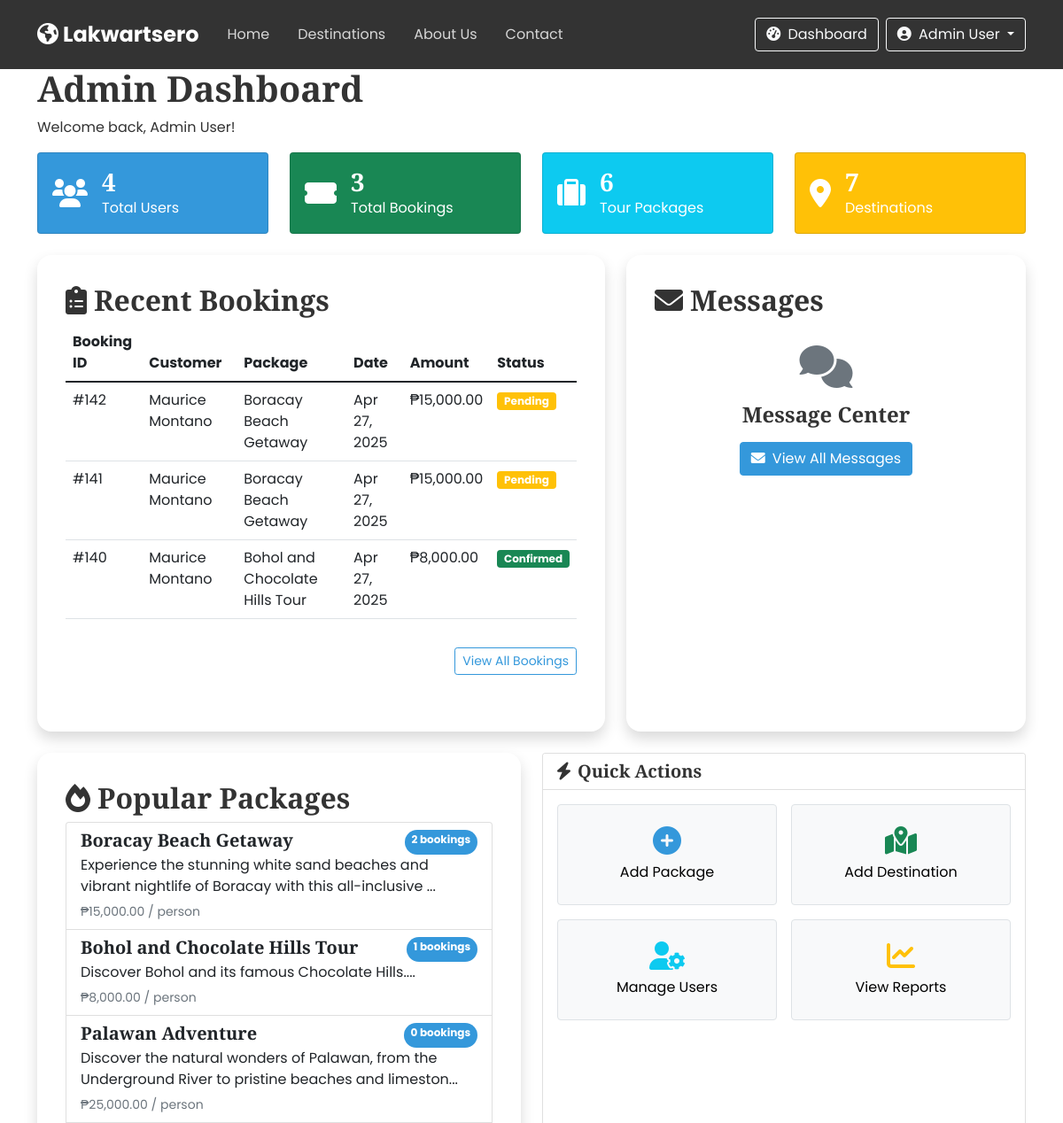
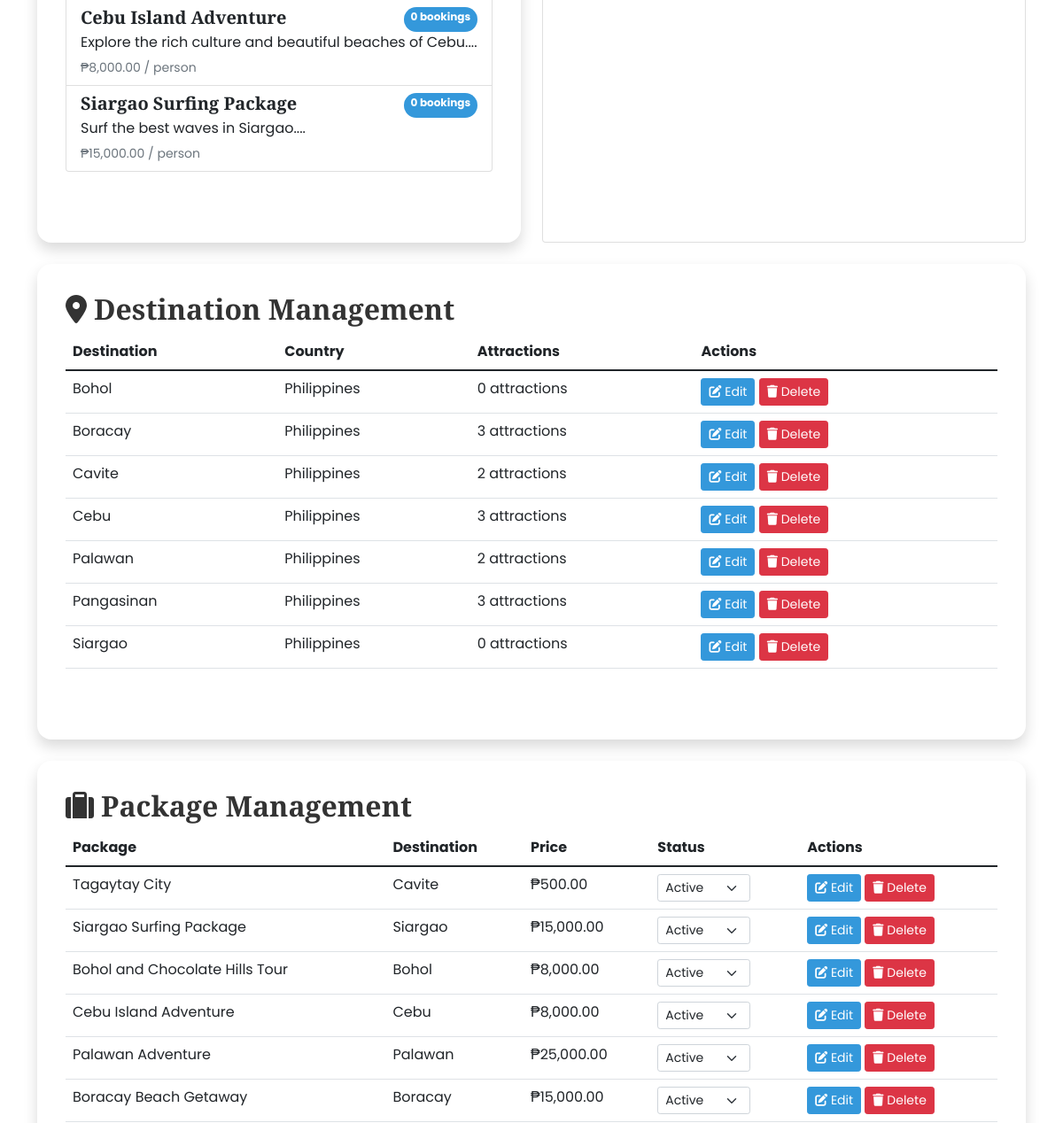
The app's page /admin-dashboard.php (signed in, upper part), older data (2 pictures, top to bottom).
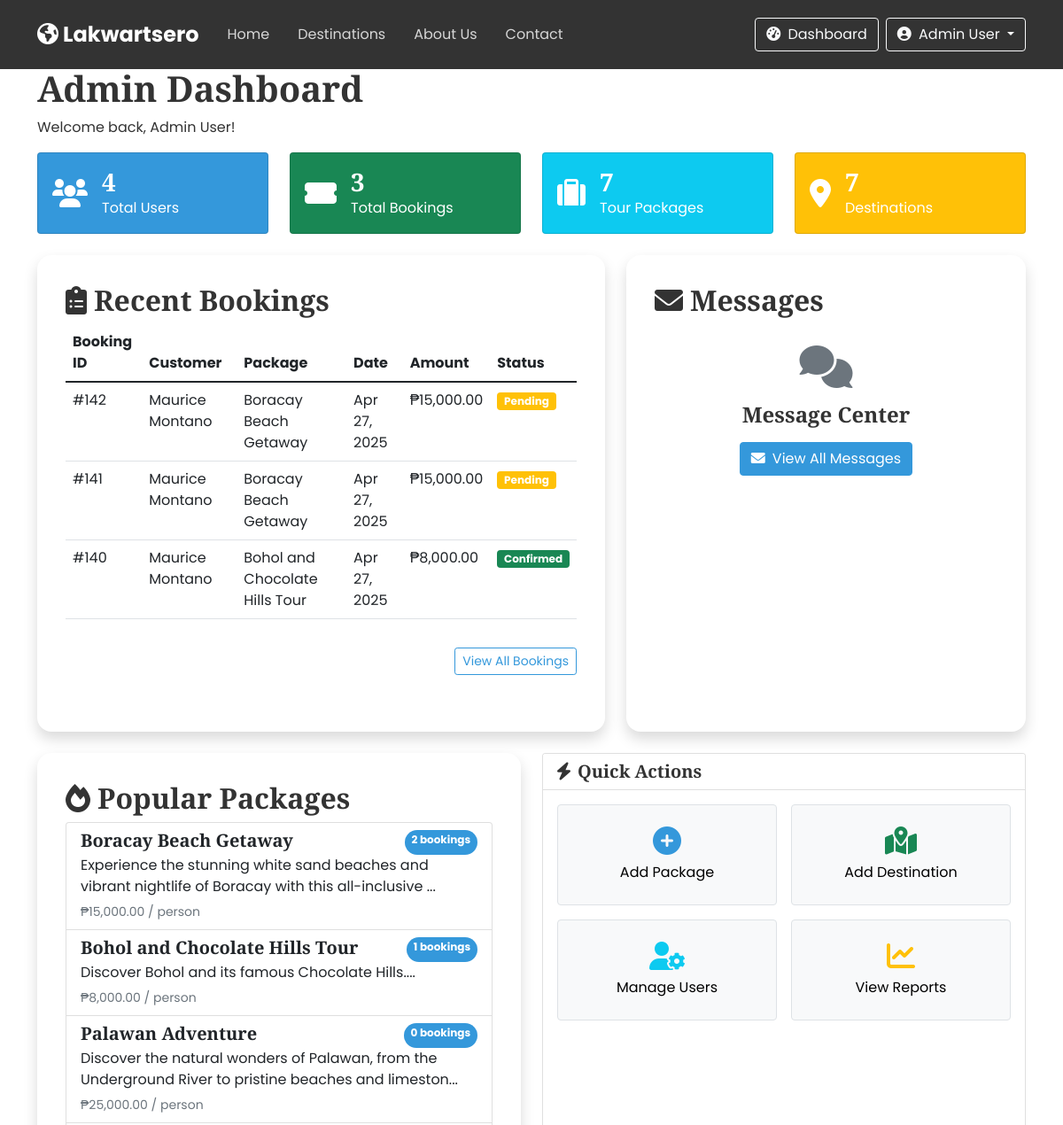
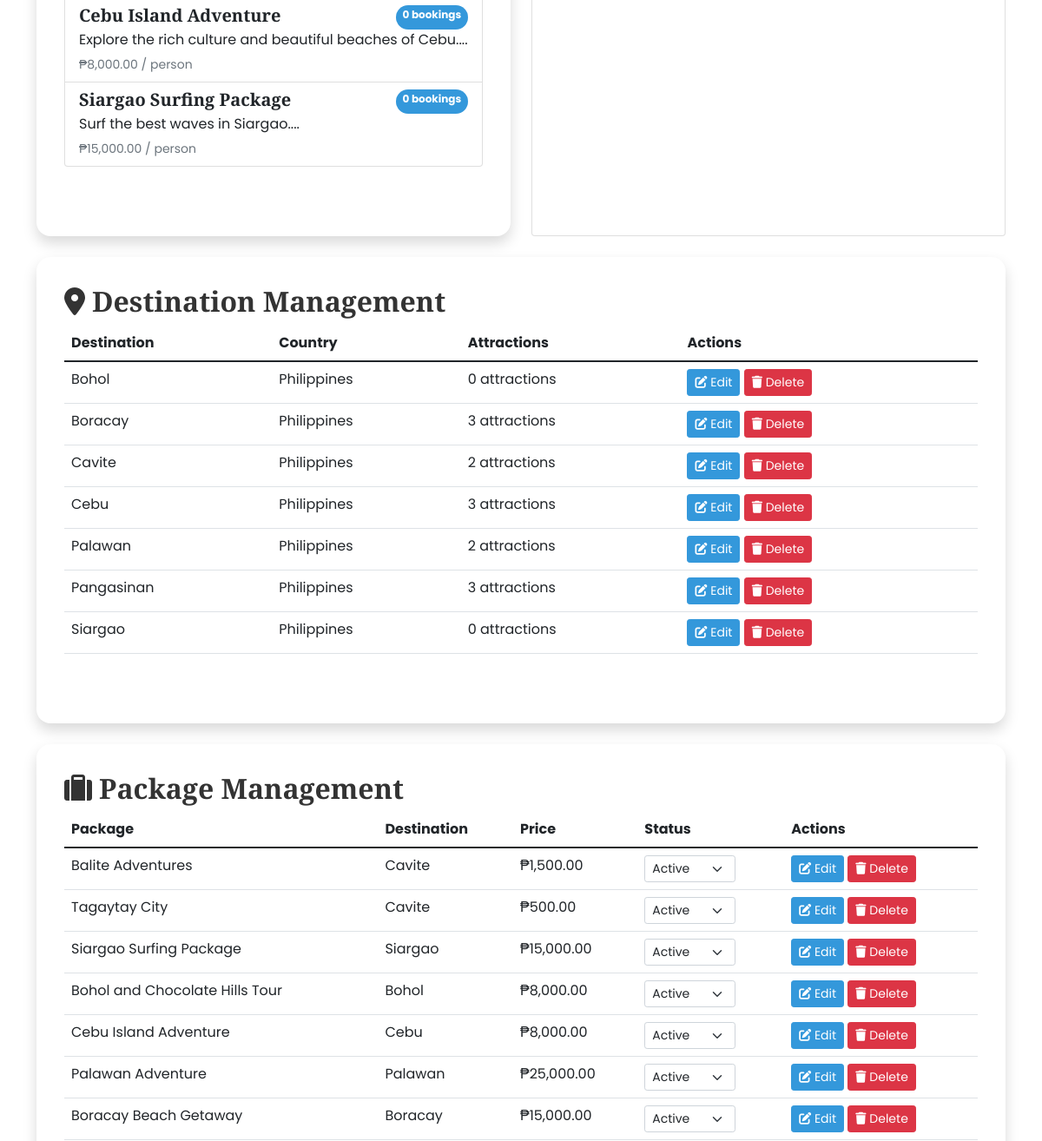
The same page, newer data (2 pictures, top to bottom).
### tables this page shows
CREATE TABLE `bookings` (
  `id` int(11) NOT NULL,
  `user_id` int(11) NOT NULL,
  `package_id` int(11) NOT NULL,
  `booking_date` date NOT NULL,
  `travel_date` date NOT NULL,
  `num_travelers` int(11) NOT NULL DEFAULT 1,
  `total_price` decimal(10,2) NOT NULL,
  `status` enum('pending','confirmed','cancelled') DEFAULT 'pending',
  `confirmation_number` varchar(20) DEFAULT NULL,
  `special_requests` text DEFAULT NULL,
  `payment_method` varchar(50) NOT NULL,
  `payment_status` enum('pending','confirmed','cancelled') DEFAULT 'pending',
  `reference_number` varchar(100) DEFAULT NULL,
  `payment_proof` varchar(255) DEFAULT NULL,
  `created_at` timestamp NOT NULL DEFAULT current_timestamp(),
  `updated_at` timestamp NOT NULL DEFAULT current_timestamp() ON UPDATE current_timestamp()
);

CREATE TABLE `users` (
  `id` int(11) NOT NULL,
  `role_id` int(11) NOT NULL,
  `full_name` varchar(100) NOT NULL,
  `username` varchar(50) NOT NULL,
  `email` varchar(100) NOT NULL,
  `password` varchar(255) NOT NULL,
  `phone` varchar(20) DEFAULT NULL,
  `address` text DEFAULT NULL,
  `profile_img` varchar(255) DEFAULT 'default-user.jpg',
  `created_at` timestamp NOT NULL DEFAULT current_timestamp(),
  `updated_at` timestamp NOT NULL DEFAULT current_timestamp() ON UPDATE current_timestamp(),
  `status` enum('active','inactive','banned') DEFAULT 'active'
);

CREATE TABLE `packages` (
  `id` int(11) NOT NULL,
  `destination_id` int(11) NOT NULL,
  `title` varchar(100) NOT NULL,
  `description` text DEFAULT NULL,
  `price` decimal(10,2) NOT NULL,
  `duration` int(11) NOT NULL COMMENT 'in days',
  `max_travelers` int(11) DEFAULT 10,
  `itinerary` text DEFAULT NULL,
  `inclusions` text DEFAULT NULL,
  `exclusions` text DEFAULT NULL,
  `featured` tinyint(1) DEFAULT 0,
  `discount_percent` int(11) DEFAULT 0,
  `created_by` int(11) DEFAULT NULL,
  `image_url` varchar(255) DEFAULT NULL,
  `created_at` timestamp NOT NULL DEFAULT current_timestamp(),
  `updated_at` timestamp NOT NULL DEFAULT current_timestamp() ON UPDATE current_timestamp(),
  `status` enum('active','inactive','sold-out') DEFAULT 'active'
);

CREATE TABLE `destinations` (
  `id` int(11) NOT NULL,
  `name` varchar(100) NOT NULL,
  `country` varchar(100) DEFAULT 'Philippines',
  `region` varchar(100) NOT NULL,
  `description` text DEFAULT NULL,
  `image_url` varchar(255) DEFAULT NULL,
  `featured` tinyint(1) DEFAULT 0,
  `popular` tinyint(1) DEFAULT 0,
  `best_time_to_visit` varchar(100) DEFAULT NULL,
  `things_to_do` text DEFAULT NULL,
  `created_at` timestamp NOT NULL DEFAULT current_timestamp(),
  `updated_at` timestamp NOT NULL DEFAULT current_timestamp() ON UPDATE current_timestamp()
);

### includes/functions.php (called while the page is built, shortened)
<?php
function getAllDestinations($conn) {
    $sql = "SELECT * FROM destinations ORDER BY name";
    $result = $conn->query($sql);
    $destinations = [];
    while($row = $result->fetch_assoc()) {
        $destinations[] = $row;
    }
    return $destinations;
}
function getAllPackages($conn) {
    $sql = "SELECT p.*, d.name as destination_name, d.image_url
            FROM packages p
            JOIN destinations d ON p.destination_id = d.id
            ORDER BY p.id DESC";
    $result = $conn->query($sql);
    $packages = [];
    while($row = $result->fetch_assoc()) {
        $packages[] = $row;
    }
    return $packages;
}
function formatCurrency($amount) {
    return '₱' . number_format($amount, 2);
}
function getAttractionsByDestination($conn, $destinationId) {
    $sql = "SELECT * FROM attractions WHERE destination_id = ?";
    $stmt = $conn->prepare($sql);
    $stmt->bind_param("i", $destinationId);
    $stmt->execute();
    $result = $stmt->get_result();
    $attractions = [];
    while($row = $result->fetch_assoc()) {
        $attractions[] = $row;
    }
    return $attractions;
}
?>

### admin-dashboard.php (the view, shortened to what the changed rows need)
<?php
include 'includes/header.php';
$totalPackages = getTotalPackages($conn);
$recentBookings = getRecentBookings($conn, 5);
$popularPackages = getPopularPackages($conn, 5);
?>
<section class="dashboard-section">
    <div class="container">
        <div class="dashboard-header" data-aos="fade-up">
            <h1>Admin Dashboard</h1>
        </div>
        <div class="row g-4 mb-4" data-aos="fade-up">
            <div class="col-md-3">
                <div class="card h-100 bg-info text-white">
                    <div class="card-body d-flex align-items-center">
                        <div>
                            <h3 class="mb-0"><?php echo $totalPackages; ?></h3>
                            <p class="mb-0">Tour Packages</p>
                        </div>
                    </div>
                </div>
            </div>
        </div>
        <div class="row mt-4">
            <div class="col-lg-7" data-aos="fade-up">
                <div class="dashboard-card">
                    <div class="dashboard-card-header">
                        <h2><i class="fas fa-clipboard-list me-2"></i>Recent Bookings</h2>
                    </div>
                    <div class="dashboard-card-body">
                        <?php if (count($recentBookings) > 0): ?>
                        <div class="table-responsive">
                            <table class="table table-hover">
                                <thead>
                                    <tr>
                                        <th>Booking ID</th>
                                        <th>Customer</th>
                                        <th>Package</th>
                                        <th>Date</th>
                                        <th>Amount</th>
                                        <th>Status</th>
                                    </tr>
                                </thead>
                                <tbody>
                                    <?php foreach($recentBookings as $booking): ?>
                                    <tr>
                                        <td>#<?php echo $booking['id']; ?></td>
                                        <td><?php echo $booking['full_name']; ?></td>
                                        <td><?php echo $booking['package_title']; ?></td>
                                        <td><?php echo date('M d, Y', strtotime($booking['booking_date'])); ?></td>
                                        <td><?php echo formatCurrency($booking['total_price']); ?></td>
                                        <td>
                                            <span class="badge bg-<?php
                                                echo $booking['status'] == 'confirmed' ? 'success' :
                                                    ($booking['status'] == 'pending' ? 'warning' : 'danger');
                                            ?>">
                                                <?php echo ucfirst($booking['status']); ?>
                                            </span>
                                        </td>
                                    </tr>
                                    <?php endforeach; ?>
                                </tbody>
                            </table>
                        </div>
                        <?php else: ?>
                        <div class="alert alert-info">No recent bookings found.</div>
                        <?php endif; ?>
                    </div>
                </div>
            </div>
            <div class="col-lg-5" data-aos="fade-up" id="messages">
                <div class="dashboard-card">
                    <div class="dashboard-card-header">
                        <h2><i class="fas fa-envelope me-2"></i>Messages</h2>
                    </div>
                </div>
            </div>
        </div>
        <div class="row mt-4">
            <div class="col-md-6" data-aos="fade-up">
                <div class="dashboard-card">
                    <div class="dashboard-card-header">
                        <h2><i class="fas fa-fire me-2"></i>Popular Packages</h2>
                    </div>
                    <div class="dashboard-card-body">
                        <?php if (count($popularPackages) > 0): ?>
                        <div class="list-group">
                            <?php foreach($popularPackages as $package): ?>
                            <a href="package-details.php?id=<?php echo $package['id']; ?>" class="list-group-item list-group-item-action">
                                <div class="d-flex w-100 justify-content-between">
                                    <h5 class="mb-1"><?php echo $package['title']; ?></h5>
                                    <span class="badge bg-primary rounded-pill"><?php echo $package['bookings_count']; ?> bookings</span>
                                </div>
                                <p class="mb-1"><?php echo substr($package['description'], 0, 100); ?>...</p>
                                <small class="text-muted"><?php echo formatCurrency($package['price']); ?> / person</small>
                            </a>
                            <?php endforeach; ?>
                        </div>
                        <?php else: ?>
                        <div class="alert alert-info">No package data available.</div>
                        <?php endif; ?>
                    </div>
                </div>
            </div>
        </div>
<div class="row mt-4">
    <div class="col-12">
        <div class="dashboard-card">
            <div class="dashboard-card-header">
                <h2><i class="fas fa-map-marker-alt me-2"></i>Destination Management</h2>
            </div>
            <div class="dashboard-card-body">
                <div class="table-responsive">
                    <table class="table table-hover">
                        <thead>
                            <tr>
                                <th>Destination</th>
                                <th>Country</th>
                                <th>Attractions</th>
                                <th>Actions</th>
                            </tr>
                        </thead>
                        <tbody>
                            <?php
                            $destinations = getAllDestinations($conn);
                            foreach($destinations as $destination):
                                $attractionCount = count(getAttractionsByDestination($conn, $destination['id']));
                            ?>
                            <tr>
                                <td><?php echo htmlspecialchars($destination['name']); ?></td>
                                <td><?php echo htmlspecialchars($destination['country']); ?></td>
                                <td><?php echo $attractionCount; ?> attractions</td>
                                <td>
                                    <a href="edit-destination.php?id=<?php echo $destination['id']; ?>" class="btn btn-sm btn-primary">
                                        <i class="fas fa-edit"></i> Edit
                                    </a>
                                    <a href="delete-destination.php?id=<?php echo $destination['id']; ?>" class="btn btn-sm btn-danger" onclick="return confirm('Are you sure you want to delete this destination? This will also delete all related packages and attractions.')">
                                        <i class="fas fa-trash"></i> Delete
                                    </a>
                                </td>
                            </tr>
                            <?php endforeach; ?>
                        </tbody>
                    </table>
                </div>
            </div>
        </div>
    </div>
</div>
        <div class="row mt-4">
            <div class="col-12">
                <div class="dashboard-card">
                    <div class="dashboard-card-header">
                        <h2><i class="fas fa-suitcase me-2"></i>Package Management</h2>
                    </div>
                    <div class="dashboard-card-body">
                        <div class="table-responsive">
                            <table class="table table-hover">
                                <thead>
                                    <tr>
                                        <th>Package</th>
                                        <th>Destination</th>
                                        <th>Price</th>
                                        <th>Status</th>
                                        <th>Actions</th>
                                    </tr>
                                </thead>
                                <tbody>
                                    <?php
                                    $packages = getAllPackages($conn);
                                    foreach($packages as $package): ?>
                                    <tr>
                                        <td><?php echo htmlspecialchars($package['title']); ?></td>
                                        <td><?php echo htmlspecialchars($package['destination_name']); ?></td>
                                        <td><?php echo formatCurrency($package['price']); ?></td>
                                        <td>
                                            <select class="form-select form-select-sm package-status-select"
                                                    data-package-id="<?php echo $package['id']; ?>"
                                                    style="width: auto; display: inline-block;">
                                                <option value="active" <?php echo $package['status'] == 'active' ? 'selected' : ''; ?>>Active</option>
                                            </select>
                                        </td>
                                        <td>
                                            <a href="edit-package.php?id=<?php echo $package['id']; ?>" class="btn btn-sm btn-primary">
                                                <i class="fas fa-edit"></i> Edit
                                            </a>
                                            <a href="delete-package.php?id=<?php echo $package['id']; ?>" class="btn btn-sm btn-danger" onclick="return confirm('Are you sure you want to delete this package?')">
                                                <i class="fas fa-trash"></i> Delete
                                            </a>
                                        </td>
                                    </tr>
                                    <?php endforeach; ?>
                                </tbody>
                            </table>
                        </div>
                    </div>
                </div>
            </div>
        </div>
    </div>
</section>
<?php
include 'includes/footer.php';
function getTotalPackages($conn) {
    $sql = "SELECT COUNT(*) as total FROM packages";
    $result = $conn->query($sql);
    $row = $result->fetch_assoc();
    return $row['total'];
}
function getRecentBookings($conn, $limit) {
    $sql = "SELECT b.*, u.full_name, p.title as package_title
            FROM bookings b
            JOIN users u ON b.user_id = u.id
            JOIN packages p ON b.package_id = p.id
            ORDER BY b.created_at DESC
            LIMIT ?";
    $stmt = $conn->prepare($sql);
    $stmt->bind_param("i", $limit);
    $stmt->execute();
    $result = $stmt->get_result();
    $bookings = [];
    while($row = $result->fetch_assoc()) {
        $bookings[] = $row;
    }
    return $bookings;
}
function getPopularPackages($conn, $limit) {
    $sql = "SELECT p.*, COUNT(b.id) as bookings_count
            FROM packages p
            LEFT JOIN bookings b ON p.id = b.package_id
            GROUP BY p.id
            ORDER BY bookings_count DESC
            LIMIT ?";
    $stmt = $conn->prepare($sql);
    $stmt->bind_param("i", $limit);
    $stmt->execute();
    $result = $stmt->get_result();
    $packages = [];
    while($row = $result->fetch_assoc()) {
        $packages[] = $row;
    }
    return $packages;
}
?>

Row changes from the older to the newer data that the page shows:
added packages: title "Balite Adventures", destination.name "Cavite", price "₱1,500.00", status+id "Active", shown under "Package Management"
Text that changed along with them:
$totalPackages: "6" → "7"
